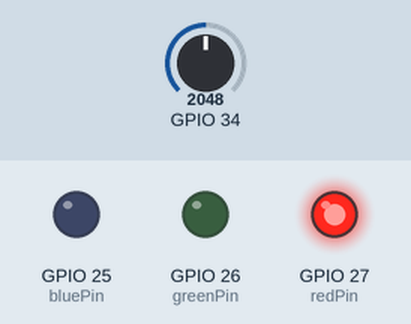
Bench run of a sketch on a simulated ESP32. On the bench: output pins drawn as LEDs (lit = HIGH). The test bench sets the inputs (shaded band); at power-on: GPIO 34 = 2048. WiFi joins after 1.5 s; servers stay silent unless stated; uploads are accepted with an empty reply; what the sketch prints to the serial monitor is not drawn.

Above: at 3.2 s.
3.3 s: GPIO 34 set to 1129
7.4 s: GPIO 34 set to 1030
At 8.9 s:
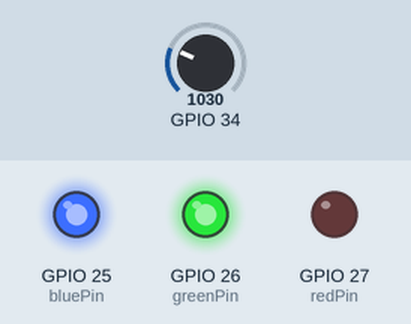
11.5 s: GPIO 34 set to 632
15.6 s: GPIO 34 set to 562
At 18.7 s:
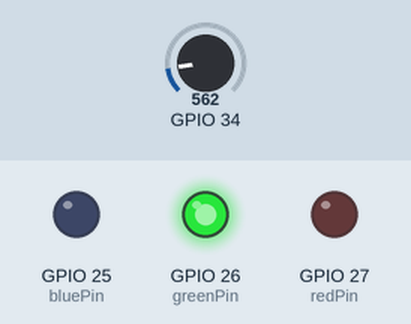
19.7 s: GPIO 34 set to 1228
At 22.4 s:
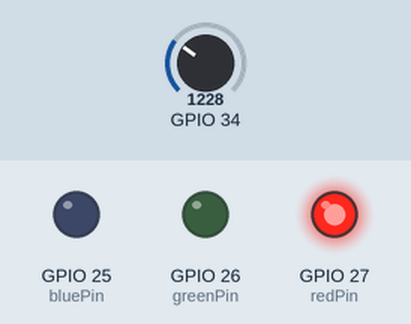
23.8 s: GPIO 34 set to 491
At 24.8 s:
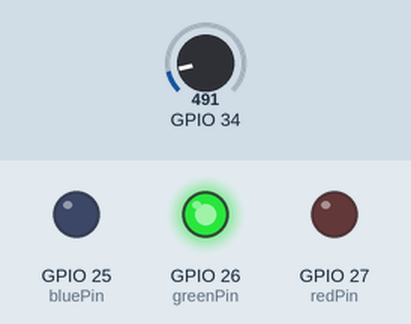
Timing chart, 0 to 26.8 s (numbered marks = the images above; inputs shaded):
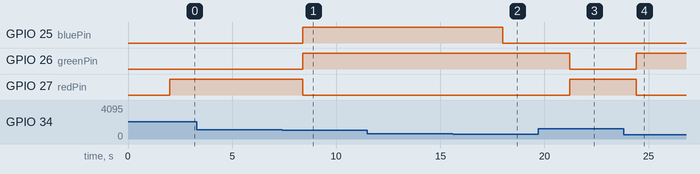

The sketch:

proyectoIOT_1_2.ino
```cpp
#include <WiFi.h>
#include <HTTPClient.h>

const char* ssid = "EnriqueS22";
const char* password = "Galletas123";

String serverUrl = "http:///aeras/guardar_lectura.php";

const int redPin = 27;
const int greenPin = 26;
const int bluePin = 25;

const int freq = 5000;
const int resolution = 8;

const int EFECTOS_NEGATIVOS = 1100;
const int VENTILACION_REQUERIDA = 600;

String dispositivo_id = "ESP32_001";

void setup() {
  Serial.begin(19200);
  pinMode(redPin, OUTPUT);
  pinMode(greenPin, OUTPUT);
  pinMode(bluePin, OUTPUT);

  ledcSetup(0, freq, resolution);
  ledcSetup(1, freq, resolution);
  ledcSetup(2, freq, resolution);

  ledcAttachPin(redPin, 0);
  ledcAttachPin(greenPin, 1);
  ledcAttachPin(bluePin, 2);

  // Conexión Wi-Fi
  WiFi.begin(ssid, password);
  Serial.print("Conectando a Wi-Fi...");
  while (WiFi.status() != WL_CONNECTED) {
    delay(1000);
    Serial.print(".");
  }
  Serial.println("Conectado a Wi-Fi");
}

void loop() {

  int valor_MQ = analogRead(A6);

  String frase = "CO2: " + String(valor_MQ) + " PPM";
  Serial.println(frase);


  if (valor_MQ >= EFECTOS_NEGATIVOS) {
    setColor(255, 0, 0);
  } else if (valor_MQ < EFECTOS_NEGATIVOS && valor_MQ > VENTILACION_REQUERIDA) {
    setColor(0, 255, 255);
  } else {
    setColor(0, 255, 0);
  }
  enviarDatos(valor_MQ, frase);

  delay(3000);
}

void setColor(int red, int green, int blue) {
  ledcWrite(0, red);
  ledcWrite(1, green);
  ledcWrite(2, blue);
}

void enviarDatos(int valor_mq, String estado) {
  if (WiFi.status() == WL_CONNECTED) {
    HTTPClient http;

    http.begin(serverUrl);
    http.addHeader("Content-Type", "application/x-www-form-urlencoded");
    String postData = "dispositivo_id=" + dispositivo_id + "&co2_ppm=" + String(valor_mq) + "&estado=" + estado;

    int httpResponseCode = http.POST(postData);

    if (httpResponseCode > 0) {
      String response = http.getString();
      Serial.println("Respuesta del servidor: " + response);
    } else {
      Serial.println("Error al enviar los datos: " + String(httpResponseCode));
    }

    http.end();
  } else {
    Serial.println("Error: No conectado a Wi-Fi");
  }
}
```

Measured:
- the behaviour switches between 1100 and 1099 on GPIO 34 (found by bisection; images 0 and 1)
- the behaviour switches between 601 and 600 on GPIO 34 (found by bisection; images 1 and 2)
- after the input at 3.3 s, every drawn part: stays the same
- after the input at 7.4 s, GPIO 25 (bluePin), GPIO 26 (greenPin): LOW → HIGH after 1.0 s; GPIO 27 (redPin): HIGH → LOW after 1.0 s
- after the input at 11.5 s, every drawn part: stays the same
- after the input at 15.6 s, GPIO 25 (bluePin): HIGH → LOW after 2.4 s
- after the input at 19.7 s, GPIO 26 (greenPin): HIGH → LOW after 1.5 s; GPIO 27 (redPin): LOW → HIGH after 1.5 s
- after the input at 23.8 s, GPIO 26 (greenPin): LOW → HIGH after 0.61 s; GPIO 27 (redPin): HIGH → LOW after 0.61 s
